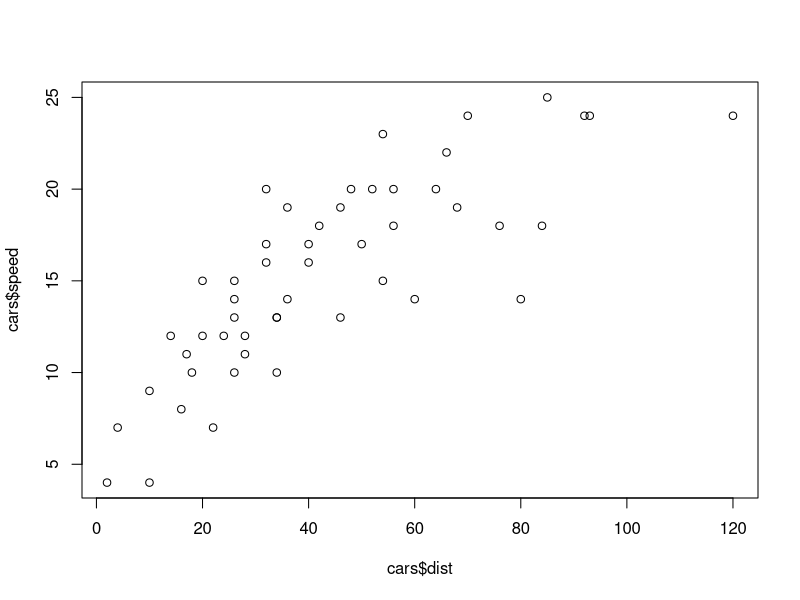

Write R code to recreate this figure.
## ---- chunk 1
library(knitr)
opts_chunk$set(fig.align="center", fig.height=4, fig.width=4)
## ---- chunk 2
x <- 5
y <- 7
z <- x * y
z
## ---- chunk 3
plot(cars$dist, cars$speed)
## ---- chunk 4
cor.test(cars$dist, cars$speed)
